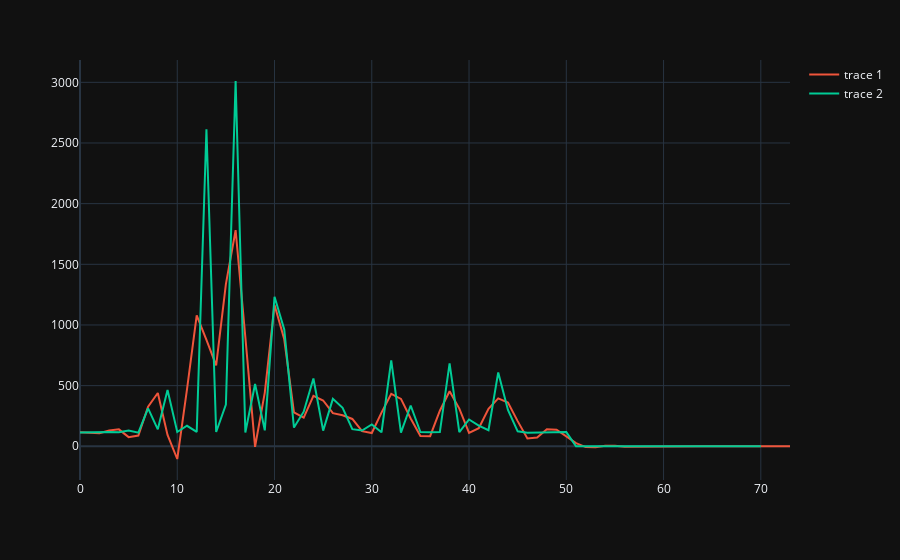
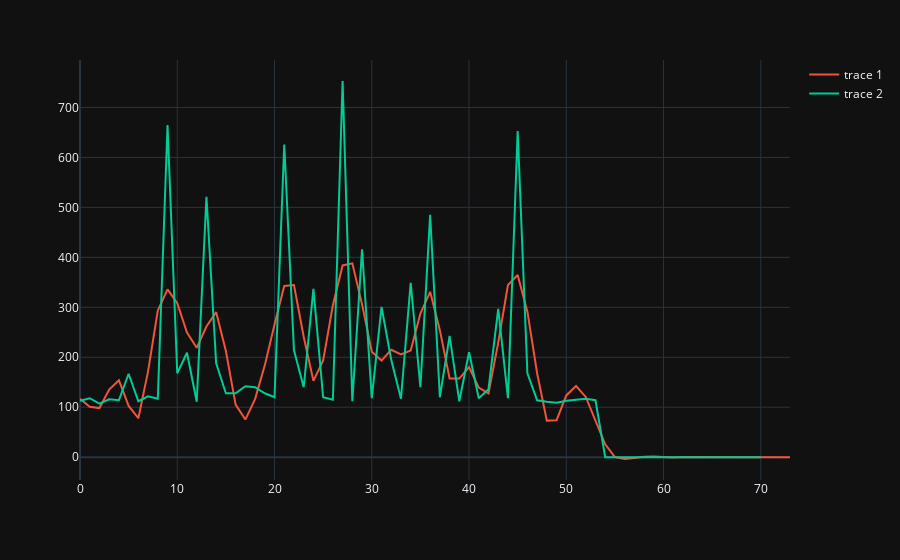
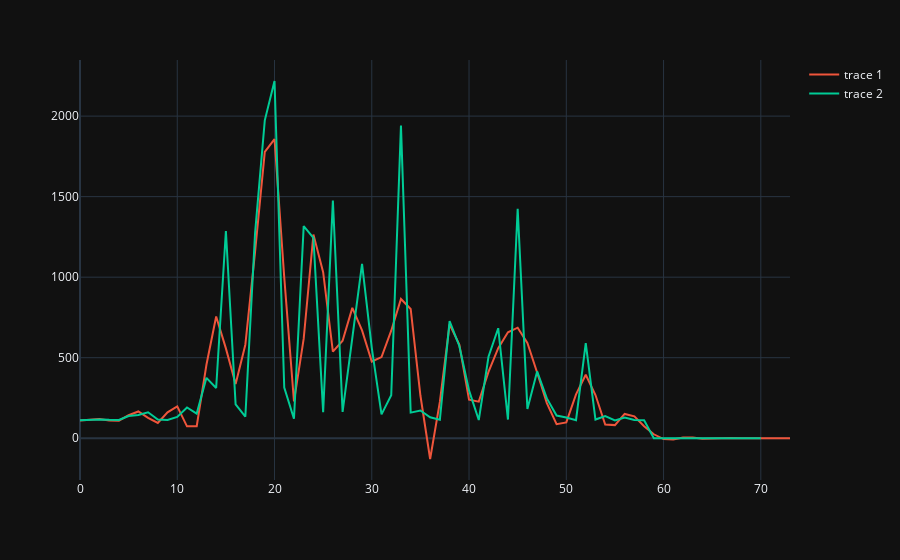

Notebook code for these charts, in order:
### Markdown cell above
### Reconstrucción Wavelet

### Code cell
recons_anular = []
recons_indice = []
recons_medio = []

for coefs in coefs_anulares:
    senal_recons = reconstruccionWavelet(coefs,wavelet)
    recons_anular.append(senal_recons)

for coefs in coefs_indice:
    senal_recons = reconstruccionWavelet(coefs,wavelet)
    recons_indice.append(senal_recons)

for coefs in coefs_medio:
    senal_recons = reconstruccionWavelet(coefs,wavelet)
    recons_medio.append(senal_recons)


grafico_comp2(recons_anular[0],muestras_rango_anular[0])
grafico_comp2(recons_indice[1],muestras_rango_indice[1])
grafico_comp2(recons_anular[2],muestras_rango_anular[2])

### Figure 1 — Plotly figure (JSON) as saved in the notebook; plotly's stock layout.template omitted (floating-point values rounded to 4 significant figures)
{"data": [{"hovertemplate": "<extra></extra>", "legendgroup": "", "line": {"color": "#636efa", "dash": "solid"}, "marker": {"symbol": "circle"}, "mode": "lines", "name": "", "orientation": "v", "showlegend": false, "type": "scatter", "xaxis": "x", "yaxis": "y"}, {"mode": "lines", "type": "scatter", "y": [116.6, 110.5, 107.1, 130.8, 139.6, 75.58, 88.35, 327.0, 439.4, 93.87, -104.8, 468.4, 1078.0, 877.1, 667.8, 1337.0, 1781.0, 900.4, -4.15, 442.7, 1164.0, 882.2, 279.5, 236.3, 414.8, 377.4, 272.7, 256.0, 225.4, 124.7, 109.4, 277.3, 432.4, 390.5, 229.7, 84.44, 83.38, 292.9, 453.4, 310.5, 109.7, 148.9, 308.7, 394.6, 359.9, 207.4, 64.79, 71.66, 141.2, 136.6, 79.32, 26.48, -6.768, -8.783, 5.027, 4.866, -3.116, -2.343, 1.519, 0.9491, -0.6098, -0.3369, 0.2146, 0.1089, -0.06872, -0.03224, 0.01977, 0.008699, -0.005033, -0.002058, 0.001288, 2.849e-05, -0.0008717, 0.00154]}, {"mode": "lines", "type": "scatter", "y": [114, 116, 113, 117, 115, 130, 112, 313, 140, 464, 118, 169, 119, 2613, 118, 344, 3011, 114, 513, 131, 1233, 964, 154, 285, 559, 129, 391, 317, 141, 130, 180, 115, 708, 113, 336, 117, 116, 117, 684, 116, 221, 170, 132, 609, 299, 123, 111, 113, 113, 113, 117, 0, 0, 0, 0, 0, 0, 0, 0, 0, 0, 0, 0, 0, 0, 0, 0, 0, 0, 0, 0]}], "layout": {"legend": {"tracegroupgap": 0}, "margin": {"t": 60}, "xaxis": {"anchor": "y", "domain": [0, 1]}, "yaxis": {"anchor": "x", "domain": [0, 1]}}}

### Figure 2 — Plotly figure (JSON) as saved in the notebook; plotly's stock layout.template omitted (floating-point values rounded to 4 significant figures)
{"data": [{"hovertemplate": "<extra></extra>", "legendgroup": "", "line": {"color": "#636efa", "dash": "solid"}, "marker": {"symbol": "circle"}, "mode": "lines", "name": "", "orientation": "v", "showlegend": false, "type": "scatter", "xaxis": "x", "yaxis": "y"}, {"mode": "lines", "type": "scatter", "y": [116.9, 100.8, 98.37, 135.2, 154.0, 102.6, 78.02, 171.8, 293.7, 336.0, 308.1, 249.4, 219.0, 261.6, 290.3, 212.6, 105.1, 75.29, 116.2, 183.8, 265.5, 342.6, 344.7, 241.1, 152.8, 193.5, 304.1, 383.9, 388.0, 305.9, 211.1, 193.4, 214.9, 205.8, 213.7, 287.7, 331.0, 254.3, 157.5, 157.4, 180.5, 139.4, 127.8, 229.4, 344.7, 364.5, 291.3, 168.0, 73.2, 74.07, 123.6, 142.5, 120.6, 74.47, 25.83, 0.1951, -3.628, -1.549, 0.7084, 1.136, -0.2916, -0.5366, 0.2123, 0.1928, -0.1214, -0.06288, 0.05006, 0.02151, -0.01503, -0.00919, -0.000496, 0.01277, 0.01669, -0.04112]}, {"mode": "lines", "type": "scatter", "y": [113, 118, 107, 116, 114, 167, 112, 122, 117, 665, 168, 209, 111, 521, 188, 128, 128, 142, 140, 128, 120, 626, 214, 140, 337, 120, 115, 753, 112, 416, 118, 301, 195, 117, 349, 140, 485, 120, 243, 112, 210, 118, 136, 297, 118, 653, 168, 114, 111, 109, 113, 115, 117, 114, 0, 0, 0, 0, 0, 0, 0, 0, 0, 0, 0, 0, 0, 0, 0, 0, 0]}], "layout": {"legend": {"tracegroupgap": 0}, "margin": {"t": 60}, "xaxis": {"anchor": "y", "domain": [0, 1]}, "yaxis": {"anchor": "x", "domain": [0, 1]}}}

### Figure 3 — Plotly figure (JSON) as saved in the notebook; plotly's stock layout.template omitted (floating-point values rounded to 4 significant figures)
{"data": [{"hovertemplate": "<extra></extra>", "legendgroup": "", "line": {"color": "#636efa", "dash": "solid"}, "marker": {"symbol": "circle"}, "mode": "lines", "name": "", "orientation": "v", "showlegend": false, "type": "scatter", "xaxis": "x", "yaxis": "y"}, {"mode": "lines", "type": "scatter", "y": [110.1, 115.7, 119.8, 109.8, 109.2, 142.8, 166.2, 126.8, 94.67, 160.7, 198.1, 73.75, 74.98, 456.3, 755.6, 557.8, 337.4, 580.6, 1157.0, 1777.0, 1858.0, 998.7, 229.0, 617.9, 1264.0, 1031.0, 537.7, 605.1, 809.5, 669.1, 476.3, 503.8, 667.8, 864.7, 802.5, 265.2, -129.0, 225.7, 707.2, 581.5, 239.4, 227.3, 412.0, 558.7, 657.9, 686.4, 592.1, 408.0, 217.8, 87.43, 97.95, 272.1, 393.8, 268.2, 85.53, 81.52, 150.9, 136.2, 73.95, 24.6, -5.532, -7.985, 4.488, 4.443, -2.874, -2.161, 1.414, 0.8776, -0.573, -0.3068, 0.2175, 0.08607, -0.1192, 0.04716]}, {"mode": "lines", "type": "scatter", "y": [112, 115, 117, 114, 113, 138, 144, 161, 116, 113, 132, 191, 153, 375, 312, 1287, 210, 134, 1274, 1974, 2218, 315, 121, 1317, 1244, 162, 1475, 163, 627, 1082, 561, 148, 267, 1941, 159, 172, 130, 115, 727, 573, 297, 113, 506, 683, 116, 1424, 182, 415, 247, 141, 129, 112, 591, 116, 137, 111, 129, 113, 111, 0, 0, 0, 0, 0, 0, 0, 0, 0, 0, 0, 0]}], "layout": {"legend": {"tracegroupgap": 0}, "margin": {"t": 60}, "xaxis": {"anchor": "y", "domain": [0, 1]}, "yaxis": {"anchor": "x", "domain": [0, 1]}}}
